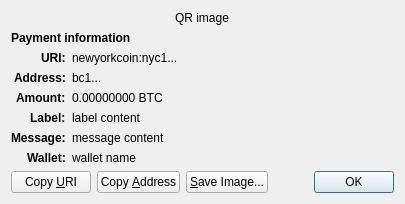
<?xml version="1.0" encoding="UTF-8"?>
<ui version="4.0">
 <class>ReceiveRequestDialog</class>
 <widget class="QDialog" name="ReceiveRequestDialog">
  <property name="geometry">
   <rect>
    <x>0</x>
    <y>0</y>
    <width>413</width>
    <height>229</height>
   </rect>
  </property>
  <property name="windowTitle">
   <string>Request payment to ...</string>
  </property>
  <layout class="QGridLayout" name="gridLayout" columnstretch="0,1">
   <property name="sizeConstraint">
    <enum>QLayout::SetFixedSize</enum>
   </property>
   <item row="0" column="0" colspan="2" alignment="Qt::AlignHCenter">
    <widget class="QRImageWidget" name="qr_code">
     <property name="text">
      <string notr="true">QR image</string>
     </property>
     <property name="textInteractionFlags">
      <set>Qt::NoTextInteraction</set>
     </property>
    </widget>
   </item>
   <item row="1" column="0" colspan="2">
    <widget class="QLabel" name="payment_header">
     <property name="font">
      <font>
       <weight>75</weight>
       <bold>true</bold>
      </font>
     </property>
     <property name="text">
      <string>Payment information</string>
     </property>
     <property name="textInteractionFlags">
      <set>Qt::NoTextInteraction</set>
     </property>
    </widget>
   </item>
   <item row="2" column="0" alignment="Qt::AlignRight|Qt::AlignTop">
    <widget class="QLabel" name="uri_tag">
     <property name="font">
      <font>
       <weight>75</weight>
       <bold>true</bold>
      </font>
     </property>
     <property name="text">
      <string notr="true">URI:</string>
     </property>
     <property name="textFormat">
      <enum>Qt::PlainText</enum>
     </property>
     <property name="textInteractionFlags">
      <set>Qt::NoTextInteraction</set>
     </property>
    </widget>
   </item>
   <item row="2" column="1" alignment="Qt::AlignTop">
    <widget class="QLabel" name="uri_content">
     <property name="text">
      <string notr="true">newyorkcoin:nyc1...</string>
     </property>
     <property name="textFormat">
      <enum>Qt::RichText</enum>
     </property>
     <property name="wordWrap">
      <bool>true</bool>
     </property>
     <property name="textInteractionFlags">
      <set>Qt::TextSelectableByMouse</set>
     </property>
    </widget>
   </item>
   <item row="3" column="0" alignment="Qt::AlignRight|Qt::AlignTop">
    <widget class="QLabel" name="address_tag">
     <property name="font">
      <font>
       <weight>75</weight>
       <bold>true</bold>
      </font>
     </property>
     <property name="text">
      <string>Address:</string>
     </property>
     <property name="textInteractionFlags">
      <set>Qt::NoTextInteraction</set>
     </property>
    </widget>
   </item>
   <item row="3" column="1" alignment="Qt::AlignTop">
    <widget class="QLabel" name="address_content">
     <property name="text">
      <string notr="true">bc1...</string>
     </property>
     <property name="textFormat">
      <enum>Qt::PlainText</enum>
     </property>
     <property name="textInteractionFlags">
      <set>Qt::TextSelectableByMouse</set>
     </property>
    </widget>
   </item>
   <item row="4" column="0" alignment="Qt::AlignRight|Qt::AlignTop">
    <widget class="QLabel" name="amount_tag">
     <property name="font">
      <font>
       <weight>75</weight>
       <bold>true</bold>
      </font>
     </property>
     <property name="text">
      <string>Amount:</string>
     </property>
     <property name="textInteractionFlags">
      <set>Qt::NoTextInteraction</set>
     </property>
    </widget>
   </item>
   <item row="4" column="1" alignment="Qt::AlignTop">
    <widget class="QLabel" name="amount_content">
     <property name="text">
      <string notr="true">0.00000000 BTC</string>
     </property>
     <property name="textFormat">
      <enum>Qt::PlainText</enum>
     </property>
     <property name="textInteractionFlags">
      <set>Qt::TextSelectableByMouse</set>
     </property>
    </widget>
   </item>
   <item row="5" column="0" alignment="Qt::AlignRight|Qt::AlignTop">
    <widget class="QLabel" name="label_tag">
     <property name="font">
      <font>
       <weight>75</weight>
       <bold>true</bold>
      </font>
     </property>
     <property name="text">
      <string>Label:</string>
     </property>
     <property name="textInteractionFlags">
      <set>Qt::NoTextInteraction</set>
     </property>
    </widget>
   </item>
   <item row="5" column="1" alignment="Qt::AlignTop">
    <widget class="QLabel" name="label_content">
     <property name="text">
      <string notr="true">label content</string>
     </property>
     <property name="textFormat">
      <enum>Qt::PlainText</enum>
     </property>
     <property name="wordWrap">
      <bool>true</bool>
     </property>
     <property name="textInteractionFlags">
      <set>Qt::TextSelectableByMouse</set>
     </property>
    </widget>
   </item>
   <item row="6" column="0" alignment="Qt::AlignRight|Qt::AlignTop">
    <widget class="QLabel" name="message_tag">
     <property name="font">
      <font>
       <weight>75</weight>
       <bold>true</bold>
      </font>
     </property>
     <property name="text">
      <string>Message:</string>
     </property>
     <property name="textInteractionFlags">
      <set>Qt::NoTextInteraction</set>
     </property>
    </widget>
   </item>
   <item row="6" column="1" alignment="Qt::AlignTop">
    <widget class="QLabel" name="message_content">
     <property name="text">
      <string notr="true">message content</string>
     </property>
     <property name="textFormat">
      <enum>Qt::PlainText</enum>
     </property>
     <property name="wordWrap">
      <bool>true</bool>
     </property>
     <property name="textInteractionFlags">
      <set>Qt::TextSelectableByMouse</set>
     </property>
    </widget>
   </item>
   <item row="7" column="0" alignment="Qt::AlignRight|Qt::AlignTop">
    <widget class="QLabel" name="wallet_tag">
     <property name="font">
      <font>
       <weight>75</weight>
       <bold>true</bold>
      </font>
     </property>
     <property name="text">
      <string>Wallet:</string>
     </property>
     <property name="textInteractionFlags">
      <set>Qt::NoTextInteraction</set>
     </property>
    </widget>
   </item>
   <item row="7" column="1" alignment="Qt::AlignTop">
    <widget class="QLabel" name="wallet_content">
     <property name="text">
      <string notr="true">wallet name</string>
     </property>
     <property name="textFormat">
      <enum>Qt::PlainText</enum>
     </property>
     <property name="wordWrap">
      <bool>true</bool>
     </property>
     <property name="textInteractionFlags">
      <set>Qt::TextSelectableByMouse</set>
     </property>
    </widget>
   </item>
   <item row="8" column="0" colspan="2">
    <layout class="QHBoxLayout" name="horizontalLayout">
     <item>
      <widget class="QPushButton" name="btnCopyURI">
       <property name="text">
        <string>Copy &amp;URI</string>
       </property>
       <property name="autoDefault">
        <bool>false</bool>
       </property>
      </widget>
     </item>
     <item>
      <widget class="QPushButton" name="btnCopyAddress">
       <property name="text">
        <string>Copy &amp;Address</string>
       </property>
       <property name="autoDefault">
        <bool>false</bool>
       </property>
      </widget>
     </item>
     <item>
      <widget class="QPushButton" name="btnSaveAs">
       <property name="text">
        <string>&amp;Save Image...</string>
       </property>
       <property name="autoDefault">
        <bool>false</bool>
       </property>
      </widget>
     </item>
     <item>
      <spacer name="horizontalSpacer_2">
       <property name="orientation">
        <enum>Qt::Horizontal</enum>
       </property>
       <property name="sizeHint" stdset="0">
        <size>
         <width>40</width>
         <height>20</height>
        </size>
       </property>
      </spacer>
     </item>
     <item>
      <widget class="QDialogButtonBox" name="buttonBox">
       <property name="focusPolicy">
        <enum>Qt::StrongFocus</enum>
       </property>
       <property name="standardButtons">
        <set>QDialogButtonBox::Ok</set>
       </property>
      </widget>
     </item>
    </layout>
   </item>
  </layout>
 </widget>
 <customwidgets>
  <customwidget>
   <class>QRImageWidget</class>
   <extends>QLabel</extends>
   <header>qt/qrimagewidget.h</header>
  </customwidget>
 </customwidgets>
 <tabstops>
  <tabstop>buttonBox</tabstop>
  <tabstop>btnCopyURI</tabstop>
  <tabstop>btnCopyAddress</tabstop>
  <tabstop>btnSaveAs</tabstop>
 </tabstops>
 <resources/>
 <connections>
  <connection>
   <sender>buttonBox</sender>
   <signal>accepted()</signal>
   <receiver>ReceiveRequestDialog</receiver>
   <slot>accept()</slot>
   <hints>
    <hint type="sourcelabel">
     <x>135</x>
     <y>230</y>
    </hint>
    <hint type="destinationlabel">
     <x>135</x>
     <y>126</y>
    </hint>
   </hints>
  </connection>
 </connections>
</ui>
